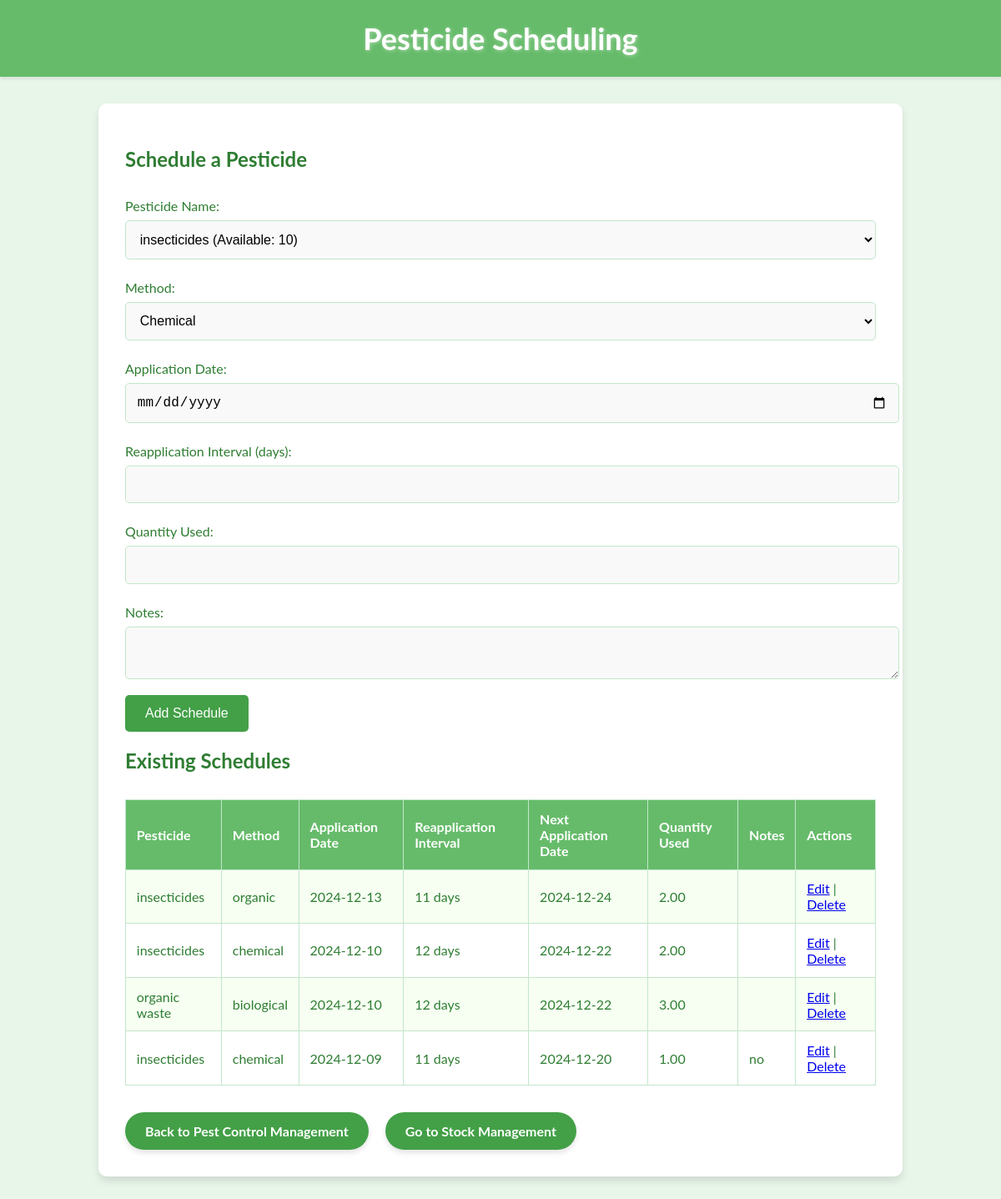
Page /pest_control_management/pesticide_schedule.php on the committed database.
### tables this page shows
CREATE TABLE `pesticide_schedule` (
  `id` int NOT NULL,
  `pesticide_name` varchar(100) NOT NULL,
  `method` varchar(50) NOT NULL,
  `application_date` date NOT NULL,
  `reapplication_interval` int NOT NULL,
  `next_application_date` date NOT NULL,
  `notes` text,
  `quantity_used` decimal(10,2) NOT NULL
);

### pest_control_management/pesticide_schedule.php (the view, shortened to what this page needs)
<?php
include '../db.php';
$schedules = $pdo->query("SELECT * FROM pesticide_schedule ORDER BY application_date DESC")->fetchAll(PDO::FETCH_ASSOC);
$available_stock = $pdo->query("SELECT item_name, quantity FROM stock_management ORDER BY item_name ASC")->fetchAll(PDO::FETCH_ASSOC);
?>
<!DOCTYPE html>
<html lang="en">
<head>
</head>
<body>
    <header>
        <h1>Pesticide Scheduling</h1>
    </header>
    <main>
        <h2>Schedule a Pesticide</h2>
        <form method="POST">
            <label>Pesticide Name:</label>
            <select name="pesticide_name" required>
                <?php foreach ($available_stock as $stock): ?>
                    <option value="<?= htmlspecialchars($stock['item_name']) ?>"><?= htmlspecialchars($stock['item_name']) ?> (Available: <?= htmlspecialchars($stock['quantity']) ?>)</option>
                <?php endforeach; ?>
            </select>
            <label>Method:</label>
            <select name="method" required>
                <option value="chemical">Chemical</option>
            </select>
            <label>Application Date:</label>
            <input type="date" name="application_date" required>
            <label>Reapplication Interval (days):</label>
            <input type="number" name="reapplication_interval" required>
            <label>Quantity Used:</label>
            <input type="number" name="quantity_used" required>
            <label>Notes:</label>
            <textarea name="notes"></textarea>
            <button type="submit">Add Schedule</button>
        </form>
        <h2>Existing Schedules</h2>
        <table>
            <tr>
                <th>Pesticide</th>
                <th>Method</th>
                <th>Application Date</th>
                <th>Reapplication Interval</th>
                <th>Next Application Date</th>
                <th>Quantity Used</th>
                <th>Notes</th>
                <th>Actions</th>
            </tr>
            <?php foreach ($schedules as $schedule): ?>
            <tr>
                <td><?= htmlspecialchars($schedule['pesticide_name']) ?></td>
                <td><?= htmlspecialchars($schedule['method']) ?></td>
                <td><?= htmlspecialchars($schedule['application_date']) ?></td>
                <td><?= htmlspecialchars($schedule['reapplication_interval']) ?> days</td>
                <td><?= htmlspecialchars($schedule['next_application_date']) ?></td>
                <td><?= htmlspecialchars($schedule['quantity_used']) ?></td>
                <td><?= htmlspecialchars($schedule['notes']) ?></td>
                <td>
                    <a href="pesticide_edit.php?id=<?= $schedule['id'] ?>">Edit</a> |
                    <a href="pesticide_delete.php?id=<?= $schedule['id'] ?>" onclick="return confirm('Are you sure?')">Delete</a>
                </td>
            </tr>
            <?php endforeach; ?>
        </table>
        <a href="index.php" class="back-link">Back to Pest Control Management</a>
        <a href="stock_management.php" class="back-link">Go to Stock Management</a>
    </main>
</body>
</html>

### pest_control_management/pesticide_schedule.php (style rules this page uses)
body { font-family: "Lato", sans-serif; margin: 0; padding: 0; background-color: #e8f5e9; color: #2e7d32; }
header { background-color: #66bb6a; color: white; padding: 1.5rem 0; text-align: center; box-shadow: 0 2px 4px rgba(0, 0, 0, 0.1); }
header h1 { font-size: 36px; font-weight: bold; margin: 0; text-shadow: 1px 1px 4px #a5d6a7; }
main { margin: 2rem auto; max-width: 900px; width: 90%; background: white; padding: 2rem; border-radius: 10px; box-shadow: 0 6px 10px rgba(0, 0, 0, 0.1); text-align: left; }
main h2 { color: #2e7d32; font-size: 24px; margin-bottom: 20px; }
form { margin-top: 2rem; }
form label { display: block; font-size: 16px; margin: 0.5rem 0; color: #2e7d32; }
form input, form select, form textarea { width: 100%; padding: 0.8rem; margin-bottom: 1rem; border: 1px solid #c3e6cb; border-radius: 5px; font-size: 16px; background-color: #f9f9f9; }
form button { background-color: #43a047; color: white; padding: 0.8rem 1.5rem; border: none; border-radius: 5px; font-size: 16px; cursor: pointer; transition: background-color 0.3s, transform 0.2s; }
table { width: 100%; border-collapse: collapse; margin-top: 2rem; }
table th, table td { border: 1px solid #c3e6cb; padding: 0.8rem; text-align: left; }
table th { background-color: #66bb6a; color: white; }
table tr:nth-child(even) { background-color: #f6fff2; }
table tr:nth-child(odd) { background-color: #ffffff; }
a.back-link { display: inline-block; margin-top: 2rem; margin-right: 1rem; text-decoration: none; color: white; background-color: #43a047; padding: 0.8rem 1.5rem; border-radius: 30px; font-size: 16px; font-weight: bold; box-shadow: 0 4px 6px rgba(0, 0, 0, 0.1); transition: background-color 0.3s, transform 0.2s, box-shadow 0.2s; text-align: center; }

### rows in the picture
pesticide_schedule: pesticide_name "insecticides", method "organic", application_date "2024-12-13", reapplication_interval "11", next_application_date "2024-12-24", quantity_used "2.00"
pesticide_schedule: pesticide_name "insecticides", method "chemical", application_date "2024-12-10", reapplication_interval "12", next_application_date "2024-12-22", quantity_used "2.00"
pesticide_schedule: pesticide_name "organic waste", method "biological", application_date "2024-12-10", reapplication_interval "12", next_application_date "2024-12-22", quantity_used "3.00"
pesticide_schedule: pesticide_name "insecticides", method "chemical", application_date "2024-12-09", reapplication_interval "11", next_application_date "2024-12-20", quantity_used "1.00", notes "no"

### other values in the picture
form field pesticide_name "insecticides (Available: 10)"
